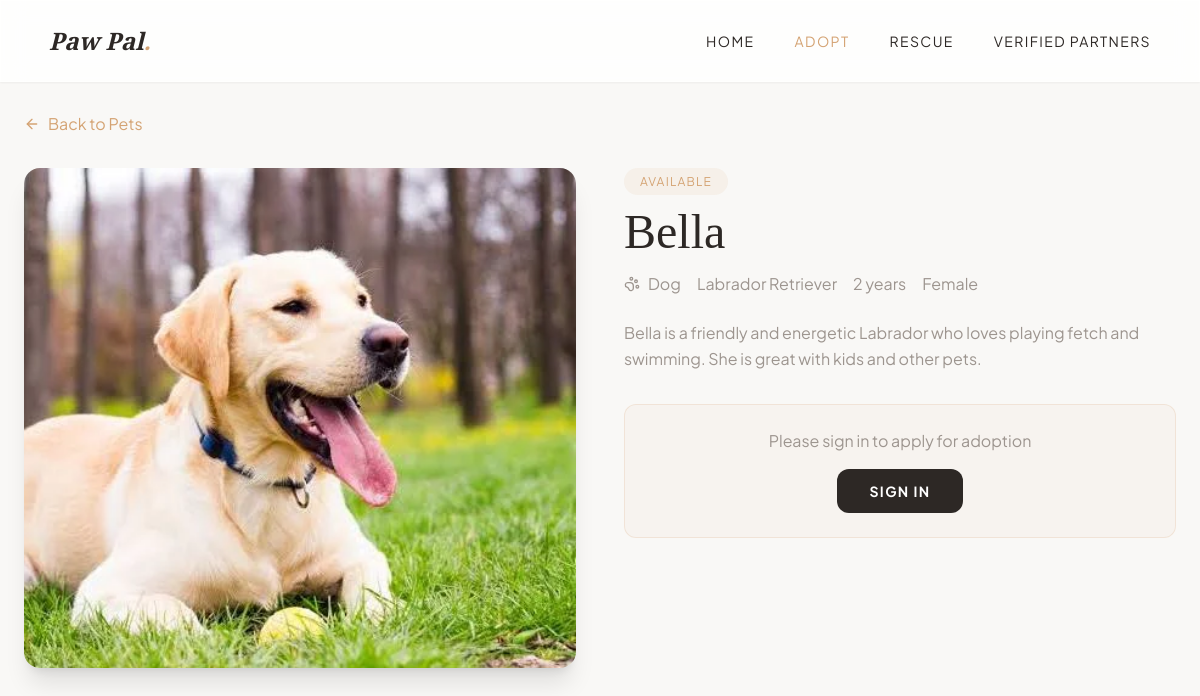
The app's page /adopt-apply.php?pet=1 with its own data.
### tables this page shows
CREATE TABLE `pets` (
  `id` int(11) NOT NULL,
  `name` varchar(50) NOT NULL,
  `type` enum('dog','cat','bird','other') NOT NULL,
  `breed` varchar(50) DEFAULT NULL,
  `age` varchar(20) DEFAULT NULL,
  `gender` enum('Male','Female') NOT NULL,
  `description` text DEFAULT NULL,
  `image` varchar(255) DEFAULT 'default_pet.jpg',
  `status` enum('Available','Adopted','Pending') DEFAULT 'Available',
  `added_by` int(11) DEFAULT NULL,
  `added_at` timestamp NOT NULL DEFAULT current_timestamp()
);

### adopt-apply.php (the view, shortened to what this page needs)
<?php
include 'config.php';
$petId = (int) $_GET['pet'];
$pet = $conn->query("SELECT p.*, u.username as owner_name, u.address as owner_address FROM pets p LEFT JOIN users u ON p.added_by = u.id WHERE p.id=$petId")->fetch_assoc();
$message = "";
?>
<!DOCTYPE html>
<html lang="en" class="scroll-smooth">
<head>
    <script src="https://cdn.tailwindcss.com"></script>
</head>
<body class="font-sans text-paw-dark antialiased bg-paw-bg transition-colors duration-300">
    <nav class="fixed w-full z-50 glass shadow-sm transition-colors duration-300">
        <div class="max-w-7xl mx-auto px-6 lg:px-12">
            <div class="flex justify-between items-center h-20">
                <a href="index.php" class="font-serif text-2xl italic font-bold">Paw Pal<span
                        class="text-paw-accent">.</span></a>
                <div class="hidden md:flex items-center space-x-10">
                    <a href="index.php"
                        class="text-sm uppercase tracking-widest hover:text-paw-accent transition-colors">Home</a>
                    <a href="adopt.php" class="text-sm uppercase tracking-widest text-paw-accent">Adopt</a>
                    <a href="rescue.php"
                        class="text-sm uppercase tracking-widest hover:text-paw-alert transition-colors">Rescue</a>
                    <a href="centers.php"
                        class="text-sm uppercase tracking-widest hover:text-paw-accent transition-colors">Verified
                        Partners</a>
                </div>
            </div>
        </div>
    </nav>
    <section class="pt-28 pb-20 px-6">
        <div class="max-w-6xl mx-auto">
            <a href="adopt.php" class="inline-flex items-center gap-2 text-paw-accent hover:underline mb-8">
                <i data-lucide="arrow-left" class="w-4 h-4"></i> Back to Pets
            </a>
            <?php if ($message === 'success'): ?>
                <div class="bg-green-50 border border-green-200 rounded-2xl p-12 text-center max-w-2xl mx-auto">
                    <div class="w-20 h-20 bg-green-100 rounded-full flex items-center justify-center mx-auto mb-6">
                        <i data-lucide="check-circle" class="w-10 h-10 text-green-600"></i>
                    </div>
                    <h2 class="font-serif text-4xl text-green-800 mb-4">Application Submitted!</h2>
                    <p class="text-green-700 mb-6">Thank you for your interest in adopting
                        <?php echo htmlspecialchars($pet['name']); ?>. We'll review your application and contact you soon.
                    </p>
                    <a href="adopt.php"
                        class="inline-flex items-center gap-2 px-8 py-3 bg-paw-accent text-white rounded-xl text-sm uppercase tracking-widest font-bold">
                        Browse More Pets
                    </a>
                </div>
            <?php else: ?>
                <div class="grid grid-cols-1 lg:grid-cols-2 gap-12">
                    <div class="rounded-2xl overflow-hidden shadow-xl h-[500px]">
                        <img src="<?php echo file_exists('uploads/pets/' . $pet['image']) ? 'uploads/pets/' . rawurlencode($pet['image']) : 'https://images.unsplash.com/photo-1587300003388-59208cc962cb?w=800'; ?>"
                            alt="<?php echo htmlspecialchars($pet['name']); ?>" class="w-full h-full object-cover">
                    </div>
                    <div>
                        <span
                            class="px-4 py-1.5 bg-paw-accent/10 text-paw-accent text-xs uppercase tracking-widest rounded-full">
                            <?php echo $pet['status']; ?>
                        </span>
                        <h1 class="font-serif text-5xl mt-4 mb-4">
                            <?php echo htmlspecialchars($pet['name']); ?>
                        </h1>
                        <div class="flex flex-wrap gap-4 mb-6">
                            <span class="flex items-center gap-2 text-paw-gray">
                                <i data-lucide="paw-print" class="w-4 h-4"></i> <?php echo ucfirst($pet['type']); ?>
                            </span>
                            <span class="text-paw-gray"><?php echo htmlspecialchars($pet['breed']); ?></span>
                            <span class="text-paw-gray"><?php echo htmlspecialchars($pet['age']); ?></span>
                            <span class="text-paw-gray"><?php echo $pet['gender']; ?></span>
                        </div>
                        <p class="text-paw-gray leading-relaxed mb-8">
                            <?php echo nl2br(htmlspecialchars($pet['description'])); ?>
                        </p>
                        <?php if (!isset($_SESSION['user_id'])): ?>
                            <div class="bg-paw-accent/5 border border-paw-accent/20 rounded-xl p-6 text-center">
                                <p class="text-paw-gray mb-4">Please sign in to apply for adoption</p>
                                <a href="login.php"
                                    class="inline-flex items-center gap-2 px-8 py-3 bg-paw-dark text-white rounded-xl text-sm uppercase tracking-widest font-bold hover:bg-paw-accent transition-colors">
                                    Sign In
                                </a>
                            </div>
                        <?php endif; ?>
                    </div>
                </div>
            <?php endif; ?>
        </div>
    </section>
</body>
</html>

### adopt-apply.php (style rules this page uses)
body { background-color: #F9F8F6; }
.glass { background: rgba(255, 255, 255, 0.8); backdrop-filter: blur(12px); -webkit-backdrop-filter: blur(12px); border: 1px solid rgba(255, 255, 255, 0.5); }

### records on screen
pets: image (picture), status "AVAILABLE", name "Bella", type "Dog", breed "Labrador Retriever", age "2 years", gender "Female", description "Bella is a friendly and energetic Labrador who loves playing fetch and swimming. She is great with kids and other pets."
